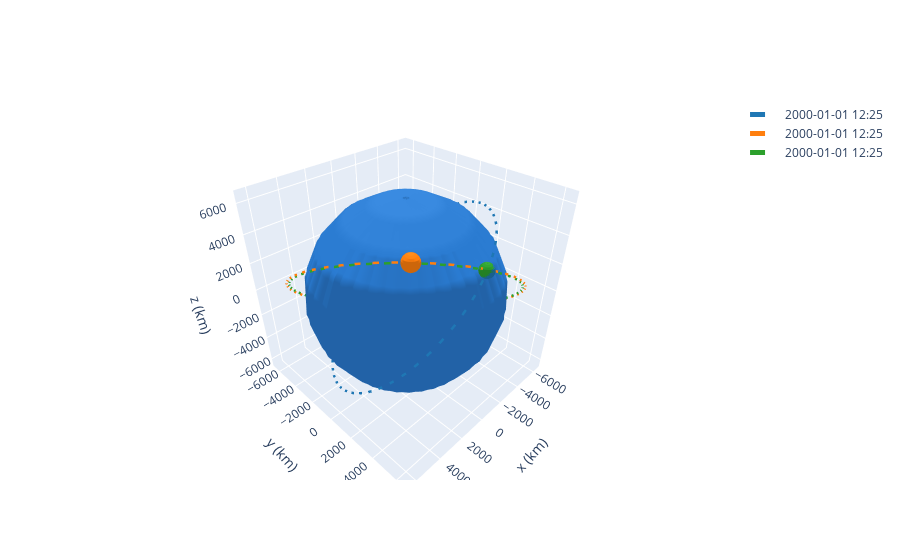

This figure's notebook cell:
### Code cell
import CustomManeuvres
raan_change = CustomManeuvres.simple_raan_change(otv, deb_2)

# Get the transfer time of the hoh_phas
transfer_time = raan_change.get_total_time()

# Propagate all debris to the end of the transfer
deb_1 = deb_1.propagate(transfer_time)
deb_2 = deb_2.propagate(transfer_time)
deb_3 = deb_3.propagate(transfer_time)

# Apply the maneuver to the otv
otv = otv.apply_maneuver(raan_change)

print('otv inc', otv.inc << u.deg)
print('deb_2 inc', deb_2.inc)

print('otv raan', otv.raan << u.deg)
print('deb_2 raan', deb_2.raan)

# PRINTOUT
print('DV USED: ', raan_change.get_total_cost())
print('DT USED: ', raan_change.get_total_time())
print('COMBINED DV USED: ', raan_change.get_total_cost() + inc_change.get_total_cost() )

# Plot the results
frame = OrbitPlotter3D()
frame.plot(deb_1)
frame.plot(deb_2)
# frame.plot(deb_3)
frame.plot(otv)

### Figure 1 — Plotly figure (JSON) as saved in the notebook; plotly's stock layout.template omitted (floating-point values rounded to 4 significant figures; data arrays with more than 128 entries replaced by an {"elided": "..."} marker saying what was removed)
{"data": [{"cauto": false, "cmax": 1, "cmin": 1, "colorscale": [[0, "#2a7bd1"], [1, "#2a7bd1"]], "name": "Earth", "showscale": false, "type": "surface", "x": {"elided": "20x20 float values"}, "y": {"elided": "20x20 float values"}, "z": {"elided": "20x20 float values"}}, {"line": {"color": "rgb(31, 119, 180)", "dash": "dash", "width": 5}, "mode": "lines", "name": "2000-01-01 12:25", "type": "scatter3d", "x": {"elided": "150 float values"}, "y": {"elided": "150 float values"}, "z": {"elided": "150 float values"}}, {"cauto": false, "cmax": 1, "cmin": 1, "colorscale": [[0, "rgb(31, 119, 180)"], [1, "rgb(31, 119, 180)"]], "name": "2000-01-01 12:25", "showscale": false, "type": "surface", "x": {"elided": "20x20 float values"}, "y": {"elided": "20x20 float values"}, "z": {"elided": "20x20 float values"}}, {"cauto": false, "cmax": 1, "cmin": 1, "colorscale": [[0, "#2a7bd1"], [1, "#2a7bd1"]], "name": "Earth", "showscale": false, "type": "surface", "x": {"elided": "20x20 float values"}, "y": {"elided": "20x20 float values"}, "z": {"elided": "20x20 float values"}}, {"cauto": false, "cmax": 1, "cmin": 1, "colorscale": [[0, "#2a7bd1"], [1, "#2a7bd1"]], "name": "Earth", "showscale": false, "type": "surface", "x": {"elided": "20x20 float values"}, "y": {"elided": "20x20 float values"}, "z": {"elided": "20x20 float values"}}, {"line": {"color": "rgb(255, 127, 14)", "dash": "dash", "width": 5}, "mode": "lines", "name": "2000-01-01 12:25", "type": "scatter3d", "x": {"elided": "150 float values"}, "y": {"elided": "150 float values"}, "z": {"elided": "150 float values"}}, {"cauto": false, "cmax": 1, "cmin": 1, "colorscale": [[0, "rgb(255, 127, 14)"], [1, "rgb(255, 127, 14)"]], "name": "2000-01-01 12:25", "showscale": false, "type": "surface", "x": {"elided": "20x20 float values"}, "y": {"elided": "20x20 float values"}, "z": {"elided": "20x20 float values"}}, {"cauto": false, "cmax": 1, "cmin": 1, "colorscale": [[0, "#2a7bd1"], [1, "#2a7bd1"]], "name": "Earth", "showscale": false, "type": "surface", "x": {"elided": "20x20 float values"}, "y": {"elided": "20x20 float values"}, "z": {"elided": "20x20 float values"}}, {"cauto": false, "cmax": 1, "cmin": 1, "colorscale": [[0, "#2a7bd1"], [1, "#2a7bd1"]], "name": "Earth", "showscale": false, "type": "surface", "x": {"elided": "20x20 float values"}, "y": {"elided": "20x20 float values"}, "z": {"elided": "20x20 float values"}}, {"line": {"color": "rgb(44, 160, 44)", "dash": "dash", "width": 5}, "mode": "lines", "name": "2000-01-01 12:25", "type": "scatter3d", "x": {"elided": "150 float values"}, "y": {"elided": "150 float values"}, "z": {"elided": "150 float values"}}, {"cauto": false, "cmax": 1, "cmin": 1, "colorscale": [[0, "rgb(44, 160, 44)"], [1, "rgb(44, 160, 44)"]], "name": "2000-01-01 12:25", "showscale": false, "type": "surface", "x": {"elided": "20x20 float values"}, "y": {"elided": "20x20 float values"}, "z": {"elided": "20x20 float values"}}, {"cauto": false, "cmax": 1, "cmin": 1, "colorscale": [[0, "#2a7bd1"], [1, "#2a7bd1"]], "name": "Earth", "showscale": false, "type": "surface", "x": {"elided": "20x20 float values"}, "y": {"elided": "20x20 float values"}, "z": {"elided": "20x20 float values"}}], "layout": {"autosize": true, "scene": {"aspectmode": "data", "xaxis": {"title": {"text": "x (km)"}}, "yaxis": {"title": {"text": "y (km)"}}, "zaxis": {"title": {"text": "z (km)"}}}}}
